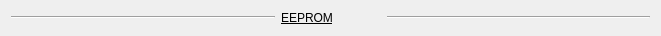
    <widget class="QWidget" name="horizontalLayoutWidget_2">
     <property name="geometry">
      <rect>
       <x>40</x>
       <y>180</y>
       <width>661</width>
       <height>26</height>
      </rect>
     </property>
     <layout class="QHBoxLayout" name="horizontalLayout_8">
      <item>
       <widget class="Line" name="line_2">
        <property name="minimumSize">
         <size>
          <width>250</width>
          <height>0</height>
         </size>
        </property>
        <property name="orientation">
         <enum>Qt::Horizontal</enum>
        </property>
       </widget>
      </item>
      <item>
       <widget class="QLabel" name="label_38">
        <property name="sizePolicy">
         <sizepolicy hsizetype="Fixed" vsizetype="Fixed">
          <horstretch>0</horstretch>
          <verstretch>0</verstretch>
         </sizepolicy>
        </property>
        <property name="minimumSize">
         <size>
          <width>100</width>
          <height>0</height>
         </size>
        </property>
        <property name="styleSheet">
         <string notr="true">font: 75 16pt &quot;Times New Roman&quot;;
text-decoration: underline;</string>
        </property>
        <property name="text">
         <string>EEPROM</string>
        </property>
       </widget>
      </item>
      <item>
       <widget class="Line" name="line">
        <property name="minimumSize">
         <size>
          <width>255</width>
          <height>0</height>
         </size>
        </property>
        <property name="orientation">
         <enum>Qt::Horizontal</enum>
        </property>
       </widget>
      </item>
     </layout>
    </widget>
